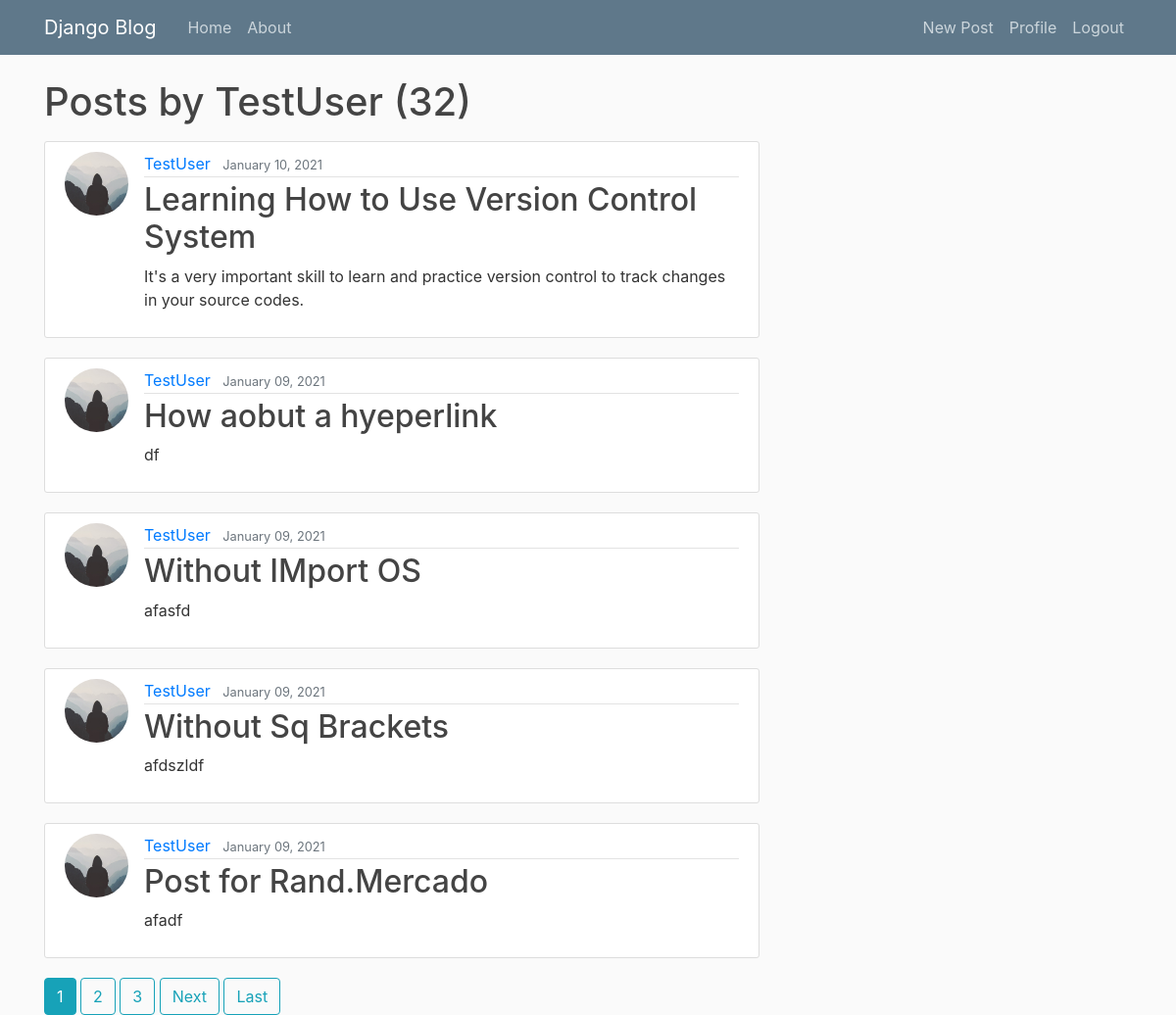
/user/TestUser (signed in), run on the app's committed database.
### blog/models.py (models this page shows, shortened)
class Post(models.Model):
    title = models.CharField(max_length=100)
    content = models.TextField()
    date_posted = models.DateTimeField(default=timezone.now)
    author = models.ForeignKey(User, on_delete=models.CASCADE)

### users/models.py (models this page shows, shortened)
class Profile(models.Model):
    user = models.OneToOneField(User, on_delete=models.CASCADE)
    image = models.ImageField(default='default.jpg', upload_to='profile_pics')

### blog/views.py (the view)
# urls.py: path('user/<str:username>', UserPostListView.as_view(), name='user-posts'),
class UserPostListView(ListView):
    model = Post
    template_name = 'blog/user_posts.html'    # <app>/<model>_<viewtype>.html
    context_object_name = 'posts'
    paginate_by = 5
    def get_queryset(self):
        user = get_object_or_404(User, username=self.kwargs.get('username'))
        return Post.objects.filter(author=user).order_by('-date_posted')

### blog/templates/blog/user_posts.html (shortened to what this page needs)
{% extends "blog/base.html" %}
{% block content %}
    <h1 class="mb-3">Posts by {{ view.kwargs.username }} ({{ page_obj.paginator.count }})</h1>
    {% for post in posts %}
        <article class="media content-section">
          <img class="rounded-circle article-img" src="{{ post.author.profile.image.url }}">
          <div class="media-body">
            <div class="article-metadata">
              <a class="mr-2" href="{% url 'user-posts' post.author.username %}">{{ post.author }}</a>
              <small class="text-muted">{{ post.date_posted|date:"F d, Y"  }}</small>
            </div>
            <h2><a class="article-title" href="{% url 'post-detail' post.id %}">{{ post.title }}</a></h2>
            <p class="article-content">{{ post.content }}</p>
          </div>
        </article>
    {% endfor %}
    {% if is_paginated %}
        {% for num in page_obj.paginator.page_range %}
            {% if page_obj.number == num %}
                <a class="btn btn-info mb=4" href="?page={{ num }}">{{ num }}</a>
            {% elif num > page_obj.number|add:'-3' and num < page_obj.number|add:'3' %}
                <a class="btn btn-outline-info mb=4" href="?page={{ num }}">{{ num }}</a>
            {% endif %}
        {% endfor %}
        {% if page_obj.has_next %}
            <a class="btn btn-outline-info mb=4" href="?page={{ page_obj.next_page_number }}">Next</a>
            <a class="btn btn-outline-info mb=4" href="?page={{ page_obj.paginator.num_pages }}">Last</a>
        {% endif %}
    {% endif %}
{% endblock content %}

### blog/static/blog/main.css (style rules this page uses)
body { background: #fafafa; color: #333333; margin-top: 5rem; }
h1, h2, h3, h4, h5, h6 { color: #444444; }
.content-section { background: #ffffff; padding: 10px 20px; border: 1px solid #dddddd; border-radius: 3px; margin-bottom: 20px; }
.article-title { color: #444444; }
.article-content { white-space: pre-line; }
.article-img { height: 65px; width: 65px; margin-right: 16px; }
.article-metadata { padding-bottom: 1px; margin-bottom: 4px; border-bottom: 1px solid #e3e3e3 }

### data on the page
Post: author.profile.image (placeholder picture), author "TestUser", date_posted "January 10, 2021", title "Learning How to Use Version Control System", content "It's a very important skill to learn and practice version control to track changes in your source codes."
Post: author.profile.image (placeholder picture), author "TestUser", date_posted "January 09, 2021", title "How aobut a hyeperlink", content "df"
Post: author.profile.image (placeholder picture), author "TestUser", date_posted "January 09, 2021", title "Without IMport OS", content "afasfd"
Post: author.profile.image (placeholder picture), author "TestUser", date_posted "January 09, 2021", title "Without Sq Brackets", content "afdszldf"
Post: author.profile.image (placeholder picture), author "TestUser", date_posted "January 09, 2021", title "Post for Rand.Mercado", content "afadf"

### other printed values
{{ view.kwargs.username }} "TestUser"
{{ page_obj.paginator.count }} "32"
{{ num }} "1"
{{ num }} "2" "3"
